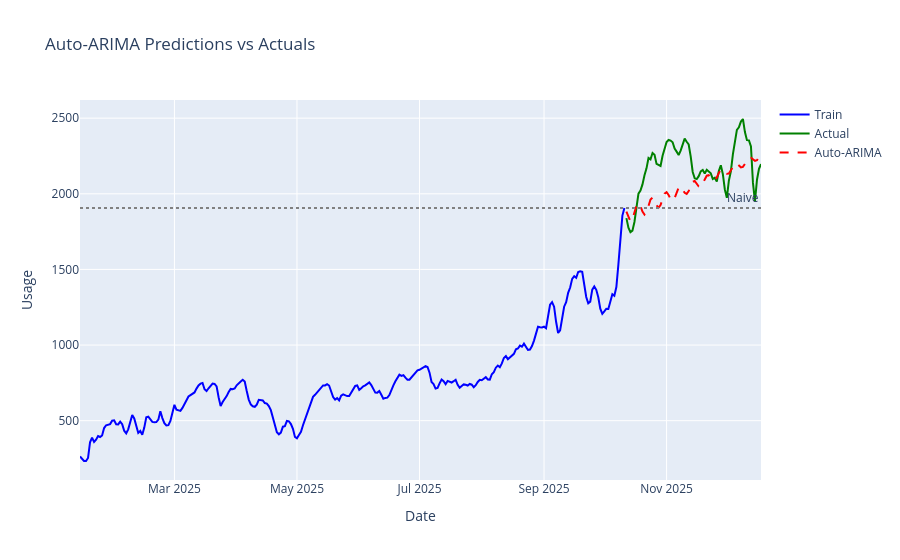

Write notebook code for a chart like this one.
### Code cell
# Visualize predictions vs actuals
import plotly.graph_objects as go

fig = go.Figure()

# Training data
fig.add_trace(
    go.Scatter(
        x=train.index,
        y=train["Usage"],
        mode="lines",
        name="Train",
        line=dict(color="blue"),
    )
)

# Actual test data
fig.add_trace(
    go.Scatter(
        x=test.index,
        y=test["Usage"],
        mode="lines",
        name="Actual",
        line=dict(color="green"),
    )
)

# Auto-ARIMA predictions
fig.add_trace(
    go.Scatter(
        x=test.index,
        y=auto_pred,
        mode="lines",
        name="Auto-ARIMA",
        line=dict(color="red", dash="dash"),
    )
)

# Naive baseline
_ = fig.add_hline(
    y=naive_pred, line_dash="dot", line_color="gray", annotation_text="Naive"
)

fig.update_layout(
    title="Auto-ARIMA Predictions vs Actuals", xaxis_title="Date", yaxis_title="Usage"
)
fig.show()
